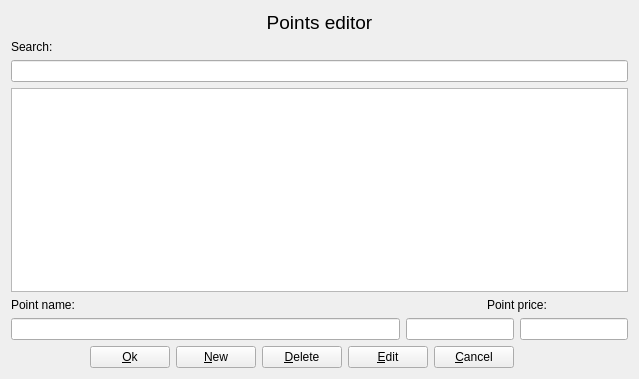
<?xml version="1.0" encoding="UTF-8"?>
<ui version="4.0">
 <class>AtpModulesPoints</class>
 <widget class="QWidget" name="AtpModulesPoints">
  <property name="geometry">
   <rect>
    <x>0</x>
    <y>0</y>
    <width>639</width>
    <height>379</height>
   </rect>
  </property>
  <property name="windowTitle">
   <string>Form</string>
  </property>
  <layout class="QGridLayout" name="gridLayout">
   <item row="5" column="3">
    <widget class="QLineEdit" name="editPrice2">
     <property name="sizePolicy">
      <sizepolicy hsizetype="Fixed" vsizetype="Fixed">
       <horstretch>0</horstretch>
       <verstretch>0</verstretch>
      </sizepolicy>
     </property>
    </widget>
   </item>
   <item row="5" column="2">
    <widget class="QLineEdit" name="editPrice1">
     <property name="sizePolicy">
      <sizepolicy hsizetype="Fixed" vsizetype="Fixed">
       <horstretch>0</horstretch>
       <verstretch>0</verstretch>
      </sizepolicy>
     </property>
    </widget>
   </item>
   <item row="6" column="1" colspan="2">
    <layout class="QHBoxLayout" name="horizontalLayout">
     <item>
      <widget class="QPushButton" name="buttonOk">
       <property name="sizePolicy">
        <sizepolicy hsizetype="Fixed" vsizetype="Fixed">
         <horstretch>0</horstretch>
         <verstretch>0</verstretch>
        </sizepolicy>
       </property>
       <property name="text">
        <string>&amp;Ok</string>
       </property>
      </widget>
     </item>
     <item>
      <widget class="QPushButton" name="buttonNew">
       <property name="sizePolicy">
        <sizepolicy hsizetype="Fixed" vsizetype="Fixed">
         <horstretch>0</horstretch>
         <verstretch>0</verstretch>
        </sizepolicy>
       </property>
       <property name="text">
        <string>&amp;New</string>
       </property>
      </widget>
     </item>
     <item>
      <widget class="QPushButton" name="buttonDelete">
       <property name="sizePolicy">
        <sizepolicy hsizetype="Fixed" vsizetype="Fixed">
         <horstretch>0</horstretch>
         <verstretch>0</verstretch>
        </sizepolicy>
       </property>
       <property name="text">
        <string>&amp;Delete</string>
       </property>
      </widget>
     </item>
     <item>
      <widget class="QPushButton" name="buttonEdit">
       <property name="sizePolicy">
        <sizepolicy hsizetype="Fixed" vsizetype="Fixed">
         <horstretch>0</horstretch>
         <verstretch>0</verstretch>
        </sizepolicy>
       </property>
       <property name="text">
        <string>&amp;Edit</string>
       </property>
      </widget>
     </item>
     <item>
      <widget class="QPushButton" name="buttonCancel">
       <property name="sizePolicy">
        <sizepolicy hsizetype="Fixed" vsizetype="Fixed">
         <horstretch>0</horstretch>
         <verstretch>0</verstretch>
        </sizepolicy>
       </property>
       <property name="text">
        <string>&amp;Cancel</string>
       </property>
      </widget>
     </item>
    </layout>
   </item>
   <item row="5" column="0" colspan="2">
    <widget class="QLineEdit" name="editName"/>
   </item>
   <item row="4" column="2" colspan="2">
    <widget class="QLabel" name="label_3">
     <property name="text">
      <string>Point price:</string>
     </property>
     <property name="alignment">
      <set>Qt::AlignCenter</set>
     </property>
    </widget>
   </item>
   <item row="3" column="0" colspan="4">
    <widget class="QTableView" name="viewPoint"/>
   </item>
   <item row="1" column="0">
    <widget class="QLabel" name="label">
     <property name="text">
      <string>Search:</string>
     </property>
    </widget>
   </item>
   <item row="2" column="0" colspan="4">
    <widget class="QLineEdit" name="editSearch"/>
   </item>
   <item row="4" column="0">
    <widget class="QLabel" name="label_2">
     <property name="text">
      <string>Point name:</string>
     </property>
    </widget>
   </item>
   <item row="0" column="0" colspan="4">
    <widget class="QLabel" name="label_4">
     <property name="font">
      <font>
       <pointsize>14</pointsize>
      </font>
     </property>
     <property name="text">
      <string>Points editor</string>
     </property>
     <property name="alignment">
      <set>Qt::AlignCenter</set>
     </property>
    </widget>
   </item>
  </layout>
 </widget>
 <resources/>
 <connections/>
</ui>
